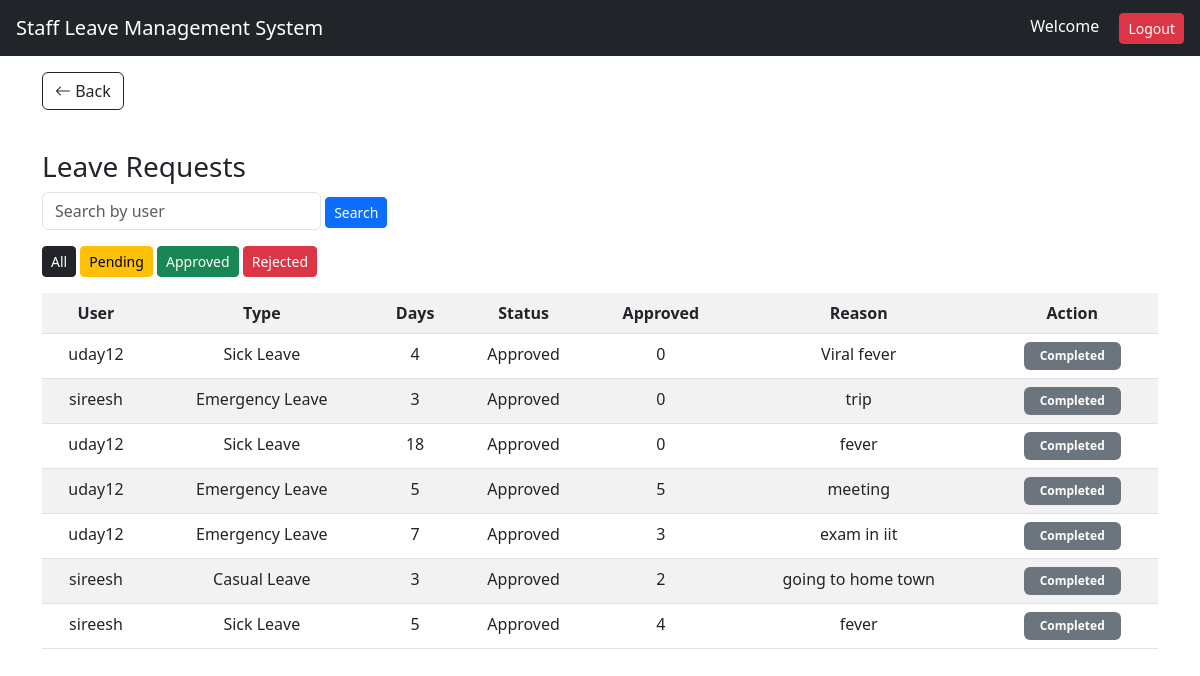
The app's page /leave-requests/?status=Approved with its own data.
### staff/models.py (models this page shows, shortened)
class Leave(models.Model):
    user = models.ForeignKey(User, on_delete=models.CASCADE)
    leave_type = models.CharField(max_length=50)
    start_date = models.DateField()
    end_date = models.DateField()
    reason = models.TextField()
    approved_days = models.IntegerField(default=0)
    status = models.CharField(max_length=20, default="Pending")
    days = models.IntegerField(default=0)

### staff/views.py (the view)
# urls.py: path('leave-requests/', views.admin_dashboard, name='leave_requests'),
def admin_dashboard(request):
    status_filter = request.GET.get('status')
    if status_filter:
        leaves = Leave.objects.filter(status=status_filter)
    else:
        leaves = Leave.objects.all()
    search = request.GET.get('search')
    if search:
        leaves = Leave.objects.filter(user__username__icontains=search)
    return render(request, 'admin_dashboard.html', {
        'leaves': leaves
    })

### templates/admin_dashboard.html
{% extends 'base.html' %}
{% block content %}
<h3>Leave Requests</h3>
<form method="GET" class="mb-3">
    <input type="text" name="search" placeholder="Search by user" class="form-control w-25 d-inline">
    <button class="btn btn-primary btn-sm">Search</button>
</form>
<div class="mb-3">
    <a href="/leave-requests/" class="btn btn-dark btn-sm">All</a>
    <a href="/leave-requests/?status=Pending" class="btn btn-warning btn-sm">Pending</a>
<a href="/leave-requests/?status=Approved" class="btn btn-success btn-sm">Approved</a>
<a href="/leave-requests/?status=Rejected" class="btn btn-danger btn-sm">Rejected</a>
</div>
<table class="table table-striped text-center">
    <tr>
        <th>User</th>
        <th>Type</th>
        <th>Days</th>
        <th>Status</th>
        <th>Approved</th>
        <th>Reason</th>
        <th>Action</th>
    </tr>
    {% for leave in leaves %}
    <tr>
        <td>{{ leave.user }}</td>
        <td>{{ leave.leave_type }}</td>
        <td>{{ leave.days }}</td>
        <td>{{ leave.status }}</td>
        <td>{{ leave.approved_days }}</td>
        <td>{{ leave.reason }}</td>
        <td class="text-center align-middle">
            {% if leave.status == "Pending" %}
            <a href="/approve/{{ leave.id }}/" class="btn btn-success btn-sm">Approve</a>
            <a href="/reject/{{ leave.id }}/" class="btn btn-danger btn-sm">Reject</a>
            {% else %}
            <span class="badge bg-secondary px-3 py-2">Completed</span>
            {% endif %}
        </td>
    </tr>
    {% endfor %}
</table>
{% endblock %}

### templates/base.html (style rules this page uses)
.btn { transition: all 0.3s ease; }

### records on screen
Leave: user "uday12", leave_type "Sick Leave", days "4", status "Approved", approved_days "0", reason "Viral fever", shows "Completed"
Leave: user "sireesh", leave_type "Emergency Leave", days "3", status "Approved", approved_days "0", reason "trip", shows "Completed"
Leave: user "uday12", leave_type "Sick Leave", days "18", status "Approved", approved_days "0", reason "fever", shows "Completed"
Leave: user "uday12", leave_type "Emergency Leave", days "5", status "Approved", approved_days "5", reason "meeting", shows "Completed"
Leave: user "uday12", leave_type "Emergency Leave", days "7", status "Approved", approved_days "3", reason "exam in iit", shows "Completed"
Leave: user "sireesh", leave_type "Casual Leave", days "3", status "Approved", approved_days "2", reason "going to home town", shows "Completed"
Leave: user "sireesh", leave_type "Sick Leave", days "5", status "Approved", approved_days "4", reason "fever", shows "Completed"
